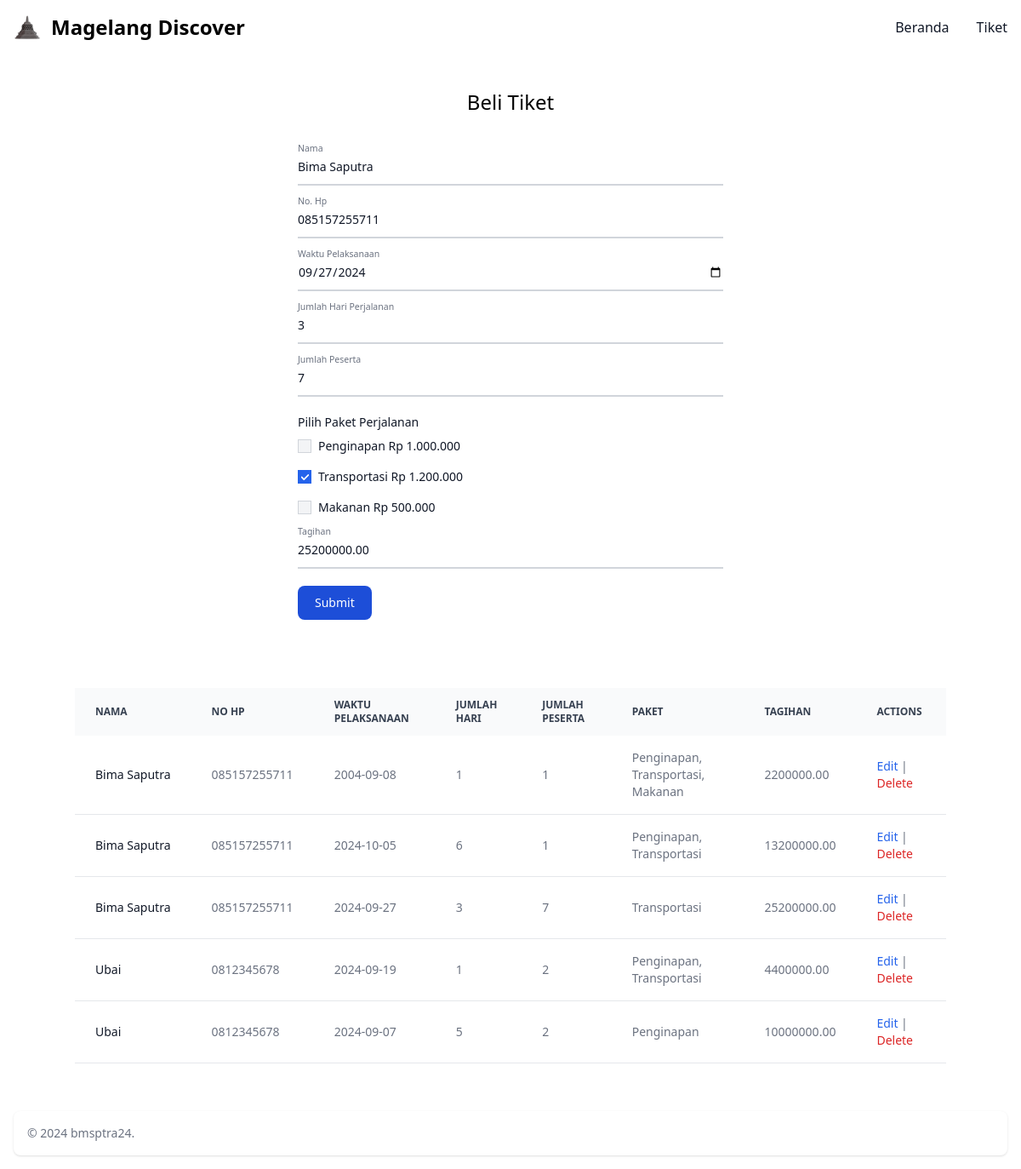
The app's page /ticket.php?id=7 with its own data.
### tables this page shows
CREATE TABLE `pesanan` (
  `id` int(11) NOT NULL,
  `nama` varchar(255) NOT NULL,
  `no_hp` varchar(20) NOT NULL,
  `waktu_pelaksanaan` date NOT NULL,
  `jumlah_hari` int(11) NOT NULL,
  `jumlah_peserta` int(11) NOT NULL,
  `paket` varchar(255) NOT NULL,
  `tagihan` decimal(15,2) NOT NULL,
  `created_at` timestamp NOT NULL DEFAULT current_timestamp()
);

### components/table.php (the view, shortened to what this page needs)
<?php
include 'db_connection.php';
$sql = "SELECT * FROM pesanan";
$result = $conn->query($sql);
$paketMapping = [
    '1000000' => 'Penginapan',
    '1200000' => 'Transportasi',
    '500000' => 'Makanan'
];
?>
<div class="max-w-[80%] md:max-w-screen-xl overflow-x-auto mt-10">
    <table class="min-w-full text-sm text-left text-gray-500 dark:text-gray-400">
        <thead class="text-xs text-gray-700 uppercase bg-gray-50 dark:bg-gray-700 dark:text-gray-400">
            <tr>
                <th scope="col" class="px-6 py-3">Nama</th>
                <th scope="col" class="px-6 py-3">No HP</th>
                <th scope="col" class="px-6 py-3">Waktu Pelaksanaan</th>
                <th scope="col" class="px-6 py-3">Jumlah Hari</th>
                <th scope="col" class="px-6 py-3">Jumlah Peserta</th>
                <th scope="col" class="px-6 py-3">Paket</th>
                <th scope="col" class="px-6 py-3">Tagihan</th>
                <th scope="col" class="px-6 py-3">Actions</th>
            </tr>
        </thead>
        <tbody>
            <?php
            if ($result->num_rows > 0) {
                while ($row = $result->fetch_assoc()) {
                    echo "<tr class='bg-white border-b dark:bg-gray-800 dark:border-gray-700'>";
                    echo "<td class='px-6 py-4 font-medium text-gray-900 whitespace-nowrap dark:text-white'>" . $row['nama'] . "</td>";
                    echo "<td class='px-6 py-4'>" . $row['no_hp'] . "</td>";
                    echo "<td class='px-6 py-4'>" . $row['waktu_pelaksanaan'] . "</td>";
                    echo "<td class='px-6 py-4'>" . $row['jumlah_hari'] . "</td>";
                    echo "<td class='px-6 py-4'>" . $row['jumlah_peserta'] . "</td>";
                    $paketList = explode(", ", $row['paket']);
                    $paketNama = [];
                    foreach ($paketList as $hargaPaket) {
                        if (isset($paketMapping[$hargaPaket])) {
                            $paketNama[] = $paketMapping[$hargaPaket];
                        }
                    }
                    echo "<td class='px-6 py-4'>" . implode(", ", $paketNama) . "</td>";
                    echo "<td class='px-6 py-4'>" . $row['tagihan'] . "</td>";
                    echo "<td class='px-6 py-4'>";
                    echo "<a href='ticket.php?id=" . $row['id'] . "' class='text-blue-600 hover:underline'>Edit</a> | ";
                    echo "<a href='delete.php?id=" . $row['id'] . "' class='text-red-600 hover:underline' onclick='return confirmDelete()'>Delete</a>";
                    echo "</td>";
                    echo "</tr>";
                }
            } else {
                echo "<tr><td colspan='8' class='text-center py-4'>No data found</td></tr>";
            }
            ?>
        </tbody>
    </table>
</div>

### components/form.php (shortened to what this page needs)
<?php
include 'db_connection.php';
$nama = "";
$no_hp = "";
$waktu_pelaksanaan = "";
$jumlah_hari = "";
$jumlah_peserta = "";
$paket = [];
$tagihan = "";
if (isset($_GET['id'])) {
    $id = $_GET['id'];
    $sql = "SELECT * FROM pesanan WHERE id = $id";
    $result = $conn->query($sql);
    if ($result->num_rows > 0) {
        $row = $result->fetch_assoc();
        $nama = $row['nama'];
        $no_hp = $row['no_hp'];
        $waktu_pelaksanaan = $row['waktu_pelaksanaan'];
        $jumlah_hari = $row['jumlah_hari'];
        $jumlah_peserta = $row['jumlah_peserta'];
        $paket = explode(", ", $row['paket']);
        $tagihan = $row['tagihan'];
    } else {
        echo "Data tidak ditemukan!";
        exit();
    }
}
?>
<form class="max-w-full w-[80%] md:w-[500px] mx-auto" method="POST" action="submit_form.php">
    <div class="relative z-0 w-full mb-5 group">
        <input value="<?php echo $nama; ?>" type="text" name="nama" id="nama" class="block py-2.5 px-0 w-full text-sm text-gray-900 bg-transparent border-0 border-b-2 border-gray-300 appearance-none dark:text-white dark:border-gray-600 dark:focus:border-blue-500 focus:outline-none focus:ring-0 focus:border-blue-600 peer" placeholder=" " required />
        <label for="nama" class="peer-focus:font-medium absolute text-sm text-gray-500 dark:text-gray-400 duration-300 transform -translate-y-6 scale-75 top-3 -z-10 origin-[0] peer-focus:start-0 peer-focus:text-blue-600 peer-focus:dark:text-blue-500 peer-placeholder-shown:scale-100 peer-placeholder-shown:translate-y-0 peer-focus:scale-75 peer-focus:-translate-y-6">Nama</label>
    </div>
    <div class="relative z-0 w-full mb-5 group">
        <input value="<?php echo $no_hp; ?>" type="text" name="no_hp" id="no_hp" class="block py-2.5 px-0 w-full text-sm text-gray-900 bg-transparent border-0 border-b-2 border-gray-300 appearance-none dark:text-white dark:border-gray-600 dark:focus:border-blue-500 focus:outline-none focus:ring-0 focus:border-blue-600 peer" placeholder=" " required />
        <label for="no_hp" class="peer-focus:font-medium absolute text-sm text-gray-500 dark:text-gray-400 duration-300 transform -translate-y-6 scale-75 top-3 -z-10 origin-[0] peer-focus:start-0 peer-focus:text-blue-600 peer-focus:dark:text-blue-500 peer-placeholder-shown:scale-100 peer-placeholder-shown:translate-y-0 peer-focus:scale-75 peer-focus:-translate-y-6">No. Hp</label>
    </div>
    <div class="relative z-0 w-full mb-5 group">
        <input value="<?php echo $waktu_pelaksanaan; ?>" type="date" name="waktu_pelaksanaan" id="waktu_pelaksanaan" class="block py-2.5 px-0 w-full text-sm text-gray-900 bg-transparent border-0 border-b-2 border-gray-300 appearance-none dark:text-white dark:border-gray-600 dark:focus:border-blue-500 focus:outline-none focus:ring-0 focus:border-blue-600 peer" placeholder=" " required />
        <label for="waktu_pelaksanaan" class="peer-focus:font-medium absolute text-sm text-gray-500 dark:text-gray-400 duration-300 transform -translate-y-6 scale-75 top-3 -z-10 origin-[0] peer-focus:start-0 peer-focus:text-blue-600 peer-focus:dark:text-blue-500 peer-placeholder-shown:scale-100 peer-placeholder-shown:translate-y-0 peer-focus:scale-75 peer-focus:-translate-y-6">Waktu Pelaksanaan</label>
    </div>
    <div class="relative z-0 w-full mb-5 group">
        <input value="<?php echo $jumlah_hari; ?>" type="number" name="jumlah_hari" id="jumlah_hari" class="block py-2.5 px-0 w-full text-sm text-gray-900 bg-transparent border-0 border-b-2 border-gray-300 appearance-none dark:text-white dark:border-gray-600 dark:focus:border-blue-500 focus:outline-none focus:ring-0 focus:border-blue-600 peer" placeholder=" " required oninput="calculateTagihan()" />
        <label for="jumlah_hari" class="peer-focus:font-medium absolute text-sm text-gray-500 dark:text-gray-400 duration-300 transform -translate-y-6 scale-75 top-3 -z-10 origin-[0] peer-focus:start-0 peer-focus:text-blue-600 peer-focus:dark:text-blue-500 peer-placeholder-shown:scale-100 peer-placeholder-shown:translate-y-0 peer-focus:scale-75 peer-focus:-translate-y-6">Jumlah Hari Perjalanan</label>
    </div>
    <div class="relative z-0 w-full mb-5 group">
        <input value="<?php echo $jumlah_peserta; ?>" type="number" name="jumlah_peserta" id="jumlah_peserta" class="block py-2.5 px-0 w-full text-sm text-gray-900 bg-transparent border-0 border-b-2 border-gray-300 appearance-none dark:text-white dark:border-gray-600 dark:focus:border-blue-500 focus:outline-none focus:ring-0 focus:border-blue-600 peer" placeholder=" " required oninput="calculateTagihan()" />
        <label for="jumlah_peserta" class="peer-focus:font-medium absolute text-sm text-gray-500 dark:text-gray-400 duration-300 transform -translate-y-6 scale-75 top-3 -z-10 origin-[0] peer-focus:start-0 peer-focus:text-blue-600 peer-focus:dark:text-blue-500 peer-placeholder-shown:scale-100 peer-placeholder-shown:translate-y-0 peer-focus:scale-75 peer-focus:-translate-y-6">Jumlah Peserta</label>
    </div>
    <div class="relative z-0 w-full mb-5 group">
        <label class="block mb-2 text-sm font-medium text-gray-900 dark:text-white">Pilih Paket Perjalanan</label>
        <div class="flex items-center mb-4">
            <input id="penginapan" type="checkbox" name="paket[]" value="1000000" class="w-4 h-4 text-blue-600 bg-gray-100 border-gray-300 focus:ring-blue-500 dark:focus:ring-blue-600 dark:ring-offset-gray-800 focus:ring-2 dark:bg-gray-700 dark:border-gray-600" onchange="calculateTagihan()"
                <?php if (in_array('1000000', $paket)) echo "checked"; ?>>
            <label for="penginapan" class="ml-2 text-sm font-medium text-gray-900 dark:text-gray-300">Penginapan Rp 1.000.000</label>
        </div>
        <div class="flex items-center mb-4">
            <input id="transportasi" type="checkbox" name="paket[]" value="1200000" class="w-4 h-4 text-blue-600 bg-gray-100 border-gray-300 focus:ring-blue-500 dark:focus:ring-blue-600 dark:ring-offset-gray-800 focus:ring-2 dark:bg-gray-700 dark:border-gray-600" onchange="calculateTagihan()"
                <?php if (in_array('1200000', $paket)) echo "checked"; ?>>
            <label for="transportasi" class="ml-2 text-sm font-medium text-gray-900 dark:text-gray-300">Transportasi Rp 1.200.000</label>
        </div>
        <div class="flex items-center mb-4">
            <input id="makanan" type="checkbox" name="paket[]" value="500000" class="w-4 h-4 text-blue-600 bg-gray-100 border-gray-300 focus:ring-blue-500 dark:focus:ring-blue-600 dark:ring-offset-gray-800 focus:ring-2 dark:bg-gray-700 dark:border-gray-600" onchange="calculateTagihan()"
                <?php if (in_array('500000', $paket)) echo "checked"; ?>>
            <label for="makanan" class="ml-2 text-sm font-medium text-gray-900 dark:text-gray-300">Makanan Rp 500.000</label>
        </div>
    </div>
    <div class="relative z-0 w-full mb-5 group">
        <input value="<?php echo $tagihan; ?>" type="text" name="tagihan" id="tagihan" class="block py-2.5 px-0 w-full text-sm text-gray-900 bg-transparent border-0 border-b-2 border-gray-300 appearance-none dark:text-white dark:border-gray-600 dark:focus:border-blue-500 focus:outline-none focus:ring-0 focus:border-blue-600 peer" placeholder=" " readonly required />
        <label for="tagihan" class="peer-focus:font-medium absolute text-sm text-gray-500 dark:text-gray-400 duration-300 transform -translate-y-6 scale-75 top-3 -z-10 origin-[0] peer-focus:start-0 peer-focus:text-blue-600 peer-focus:dark:text-blue-500 peer-placeholder-shown:scale-100 peer-placeholder-shown:translate-y-0 peer-focus:scale-75 peer-focus:-translate-y-6">Tagihan</label>
    </div>
    <button type="submit" class="text-white bg-blue-700 hover:bg-blue-800 focus:ring-4 focus:outline-none focus:ring-blue-300 font-medium rounded-lg text-sm w-full sm:w-auto px-5 py-2.5 text-center dark:bg-blue-600 dark:hover:bg-blue-700 dark:focus:ring-blue-800">Submit</button>
</form>

### records on screen
pesanan: nama "Bima Saputra", no_hp "085157255711", waktu_pelaksanaan "09/27/2024", jumlah_hari "3", jumlah_peserta "7", paket "☑", tagihan "25200000.00", waktu_pelaksanaan "2024-09-27", paketNama "Transportasi"
pesanan: nama "Bima Saputra", no_hp "085157255711", waktu_pelaksanaan "2004-09-08", jumlah_hari "1", jumlah_peserta "1", paketNama "Penginapan, Transportasi, Makanan", tagihan "2200000.00"
pesanan: nama "Bima Saputra", no_hp "085157255711", waktu_pelaksanaan "2024-10-05", jumlah_hari "6", jumlah_peserta "1", paketNama "Penginapan, Transportasi", tagihan "13200000.00"
pesanan: nama "Ubai", no_hp "0812345678", waktu_pelaksanaan "2024-09-19", jumlah_hari "1", jumlah_peserta "2", paketNama "Penginapan, Transportasi", tagihan "4400000.00"
pesanan: nama "Ubai", no_hp "0812345678", waktu_pelaksanaan "2024-09-07", jumlah_hari "5", jumlah_peserta "2", paketNama "Penginapan", tagihan "10000000.00"
